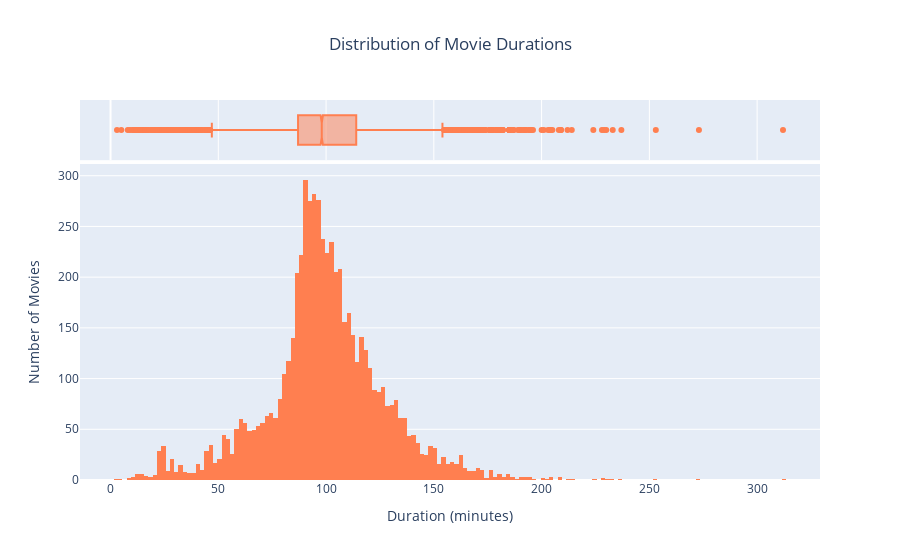
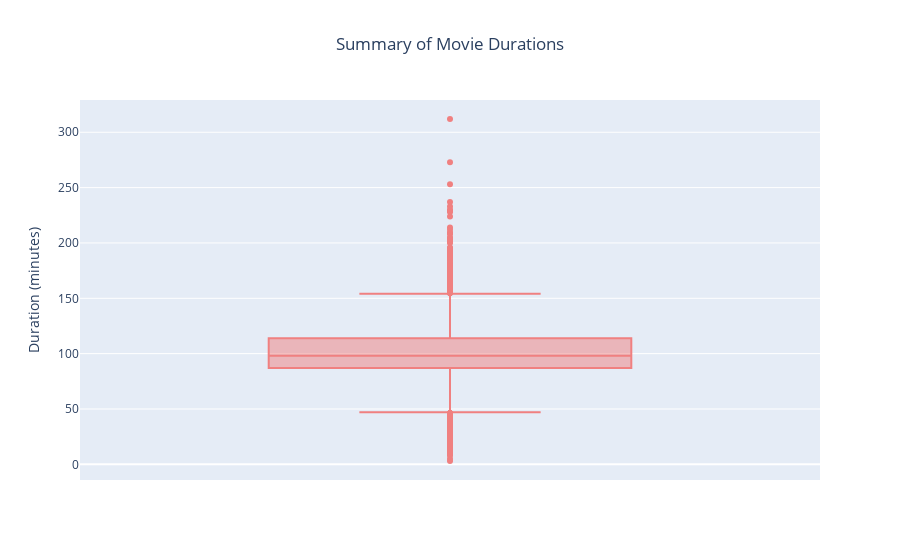

The notebook cell saved with these charts, in order:
### Markdown cell above
### Movie Duration Distribution

### Code cell
movies_df = df[df["type"] == "Movie"].copy()
movies_df["duration_min"] = pd.to_numeric(
    movies_df["duration"].str.replace(" min", ""), errors="coerce"
)
movies_df.dropna(subset=["duration_min"], inplace=True)


fig_movie_duration_hist = px.histogram(
    movies_df,
    x="duration_min",
    title="Distribution of Movie Durations",
    labels={"duration_min": "Duration (minutes)"},
    marginal="box",
    color_discrete_sequence=["coral"],
)

fig_movie_duration_hist.update_layout(
    yaxis_title="Number of Movies", xaxis_title="Duration (minutes)", title_x=0.5
)
fig_movie_duration_hist.show()

fig_movie_duration_box = px.box(
    movies_df,
    y="duration_min",
    title="Summary of Movie Durations",
    labels={"duration_min": "Duration (minutes)"},
    points="outliers",
    color_discrete_sequence=["lightcoral"],
)
fig_movie_duration_box.update_layout(title_x=0.5)
fig_movie_duration_box.show()

### Figure 1 — Plotly figure (JSON) as saved in the notebook; plotly's stock layout.template omitted (floating-point values rounded to 4 significant figures; data arrays with more than 128 entries replaced by an {"elided": "..."} marker saying what was removed)
{"data": [{"bingroup": "x", "hovertemplate": "Duration (minutes)=%{x}<br>count=%{y}<extra></extra>", "legendgroup": "", "marker": {"color": "coral", "pattern": {"shape": ""}}, "name": "", "orientation": "v", "showlegend": false, "type": "histogram", "x": {"elided": "6121 int values"}, "xaxis": "x", "yaxis": "y"}, {"hovertemplate": "Duration (minutes)=%{x}<extra></extra>", "legendgroup": "", "marker": {"color": "coral"}, "name": "", "notched": true, "showlegend": false, "type": "box", "x": {"elided": "6121 int values"}, "xaxis": "x2", "yaxis": "y2"}], "layout": {"barmode": "relative", "legend": {"tracegroupgap": 0}, "title": {"text": "Distribution of Movie Durations", "x": 0.5}, "xaxis": {"anchor": "y", "domain": [0, 1], "title": {"text": "Duration (minutes)"}}, "xaxis2": {"anchor": "y2", "domain": [0, 1], "matches": "x", "showgrid": true, "showticklabels": false}, "yaxis": {"anchor": "x", "domain": [0, 0.8316], "title": {"text": "Number of Movies"}}, "yaxis2": {"anchor": "x2", "domain": [0.8416, 1], "matches": "y2", "showgrid": false, "showline": false, "showticklabels": false, "ticks": ""}}}

### Figure 2 — Plotly figure (JSON) as saved in the notebook; plotly's stock layout.template omitted (floating-point values rounded to 4 significant figures; data arrays with more than 128 entries replaced by an {"elided": "..."} marker saying what was removed)
{"data": [{"alignmentgroup": "True", "boxpoints": "outliers", "hovertemplate": "Duration (minutes)=%{y}<extra></extra>", "legendgroup": "", "marker": {"color": "lightcoral"}, "name": "", "notched": false, "offsetgroup": "", "orientation": "v", "showlegend": false, "type": "box", "x0": " ", "xaxis": "x", "y": {"elided": "6121 int values"}, "y0": " ", "yaxis": "y"}], "layout": {"boxmode": "group", "legend": {"tracegroupgap": 0}, "title": {"text": "Summary of Movie Durations", "x": 0.5}, "xaxis": {"anchor": "y", "domain": [0, 1]}, "yaxis": {"anchor": "x", "domain": [0, 1], "title": {"text": "Duration (minutes)"}}}}
